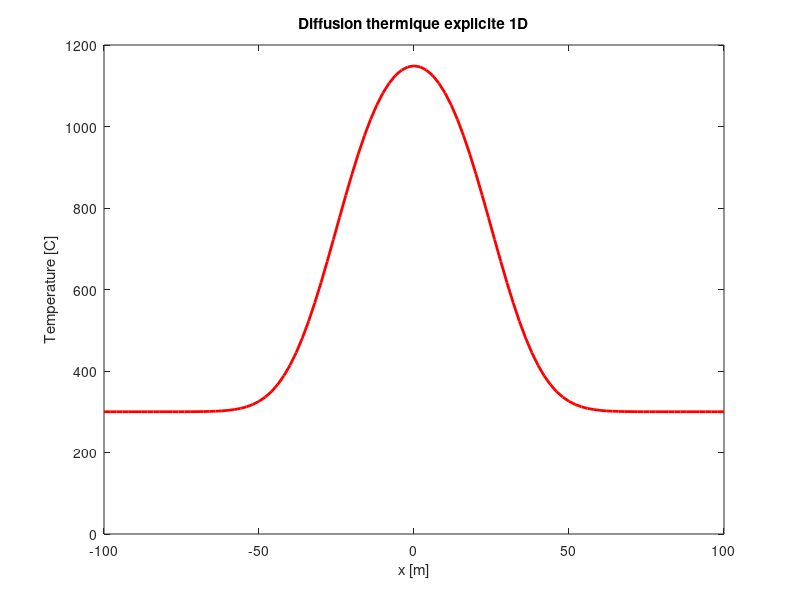

The MATLAB script that drew this image:
clear ;
close all ;
clc ;

% Physical parameters-----------------------------------------------------
L = 100;            %   Lenght of modeled domain [m]
Tmagma = 1200;      %   Temperature of magma [C]
Trock = 300;        %   Temperature of country rock [C]
kappa = 1e-6;       %   Thermal doffusivity of rock [m²/s]
W = 50;             %   width of dike [m]
%------------------------------------------------------------------------
xmin = -100;
xmax = 100;
dx = 2 ;
nstep = 100 ;
dt = 10*3600*24
x = [xmin:dx:xmax] ;
%-------------------------------------------------------------------------

T = ones(size(x)).*Trock; % vector Temperature

% Dyke limit borders
xl = 0-W/2;
xr = 0+W/2;

%loop for starting temperature
for  i = 1 : size (x,2);       % Sur l'ensemble des donnees
    if xl<x(1,i) && x(1,i)<xr ; % Si x se trouve dans l'interval du dike
        T(1,i) = Tmagma            % alors x = 1200 C
    end
end

% figure(1), clf
% plot(x,T,'r.','lineWidth',2);
% ylabel('Temperature [C]');
% xlabel('x [m]');


t = 0                           %a t=0
% appelons T ou Told correspond au profil de base

%Boucle de T en fonction du temps
for n=1:nstep                             % Pour chaque interval de temps
    Tnew = zeros (1,size (T,2));          % Je re-calcul Tnew
    Tnew (1,1) = T(1,1);                  % dont la premiere valeur est egale a Told
    Tnew(1,size(T,2)) = T(1,size(T,2));   % temperature de depart definie aux frontieres
    for i=2 : size (x,2)-1                % entre la deuxieme et avant derniere valeur
        cfl = kappa*dt/(dx*dx);
        Tnew (i) = T(i)+ cfl*(T(i+1)-2*T(i)+T(i-1));        %les zeros de la matrice sont remplis
    end
    
    T  =   Tnew;
    t =   t+dt;
    
    figure(1), clf
    plot(x,Tnew,'r-','lineWidth',2);
    ylabel('Temperature [C]');
    xlabel('x [m]');
    title ('Diffusion thermique explicite 1D')
    ylim([0 Tmagma])
    drawnow
    pause(0.1)
end

%-------------------------
